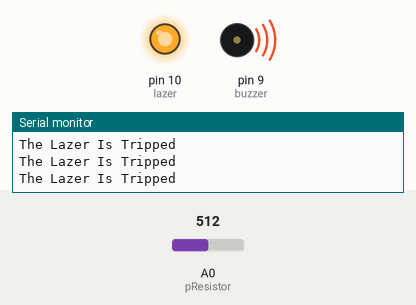
Recording of a program running on a simulated Arduino Uno, built with avr-gcc and run on an emulated ATmega328P. Parts: output pins drawn as LEDs (lit = HIGH), buzzer (waves = sounding), the last lines printed to the serial monitor. The test bench sets the inputs (shaded band); at power-on: A0 (pResistor) = 512.

Above: at 1.2 s.
1.3 s: A0 (pResistor) set to 214
2.8 s: A0 (pResistor) set to 183
At 4.0 s:
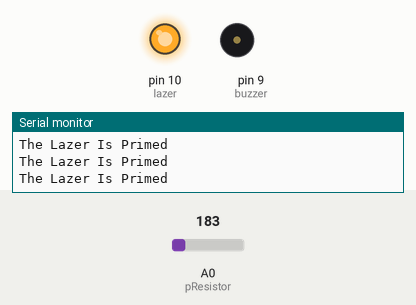
Timing chart, 0 to 5.8 s (numbered marks = the images above; inputs shaded):
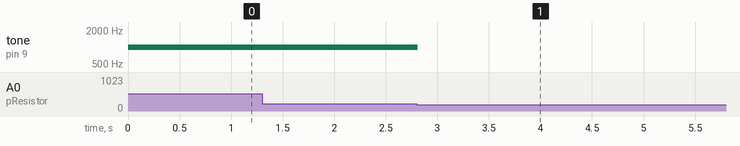

Measured:
- the behaviour switches between 200 and 199 on A0 (pResistor) (found by bisection; images 0 and 1)
- after the input at 2.8 s, tone on pin 9 (buzzer): 1000 Hz → silent at once

The program:

main.cpp
```cpp
#include <Arduino.h>

const int lazer = 10;
const int pResistor = A0;
const int buzzer = 9;
int tripped;

void setup() {
  // put your setup code here, to run once:

  pinMode(lazer, OUTPUT);
  pinMode(pResistor, INPUT);
  pinMode(buzzer, OUTPUT);

  digitalWrite(lazer, HIGH);
  noTone(buzzer);

  Serial.begin(9600);


}

void loop() {
  // put your main code here, to run repeatedly:

  tripped = analogRead(pResistor);

  if (tripped < 200){

    Serial.println("The Lazer Is Primed");
    noTone(buzzer);

  }

  else{

    Serial.println("The Lazer Is Tripped");

    tone(buzzer, 1000);

  }

  delay(25);

}
```
